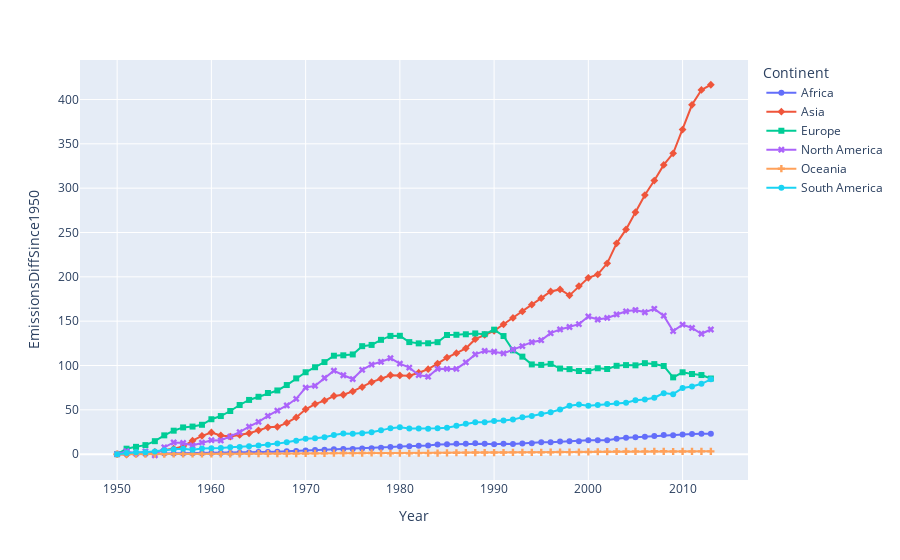

Source (notebook cell):
### Code cell
import plotly.express as px
import pandas as pd

# pandas data frame

fig = px.line(df3, x = 'Year', y = 'EmissionsDiffSince1950', color = 'Continent', symbol = 'Continent')

fig.show()
